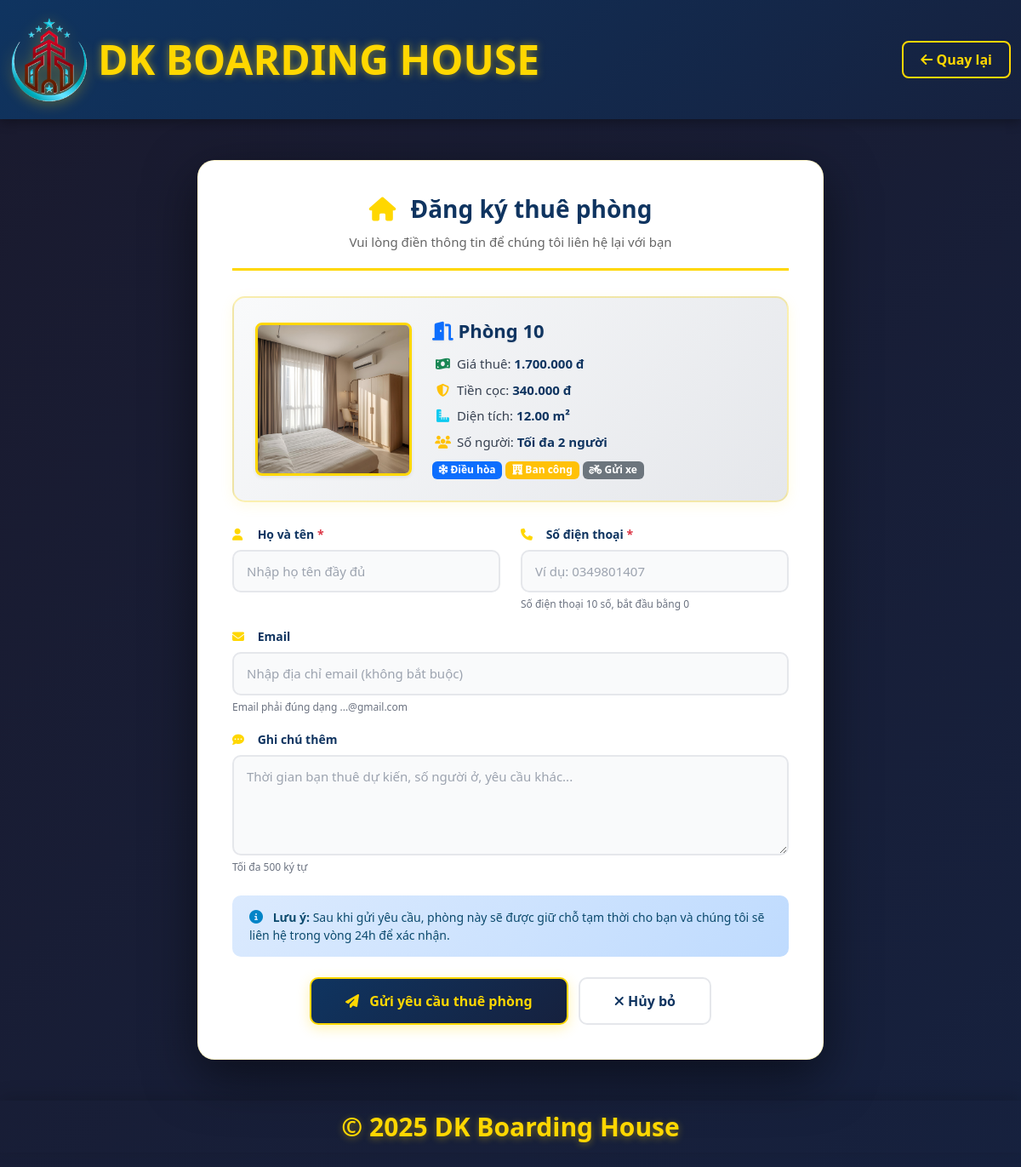
The app's page /contact.php?phong=Phòng+10&id=21 with its own data.
### tables this page shows
CREATE TABLE `phong_tro` (
  `id` int(11) NOT NULL,
  `ten_phong` varchar(50) NOT NULL,
  `gia_thue` decimal(10,2) NOT NULL,
  `tien_coc` decimal(10,2) DEFAULT 0.00,
  `dien_tich` decimal(5,2) DEFAULT NULL,
  `so_nguoi_o_toi_da` tinyint(4) DEFAULT 2,
  `trang_thai` enum('trong','cho_duyet','da_thue','bao_tri') DEFAULT 'trong',
  `id_nguoi_thue` int(11) DEFAULT NULL,
  `ngay_bat_dau` date DEFAULT NULL,
  `ghi_chu` text DEFAULT NULL,
  `anh_phong` varchar(250) DEFAULT NULL,
  `co_dieu_hoa` tinyint(1) DEFAULT 0,
  `co_nong_lanh` tinyint(1) DEFAULT 0,
  `co_tu_lanh` tinyint(1) DEFAULT 0,
  `co_giu_xe` tinyint(1) DEFAULT 0,
  `co_ban_cong` tinyint(1) DEFAULT 0,
  `ngay_tao` timestamp NOT NULL DEFAULT current_timestamp(),
  `ngay_cap_nhat` timestamp NOT NULL DEFAULT current_timestamp() ON UPDATE current_timestamp()
);

### src/functions.php (called while the page is built, shortened)
<?php
    function lam_sach_html($du_lieu) {
        return htmlspecialchars($du_lieu, ENT_QUOTES, 'UTF-8');
    }
    function dinh_dang_tien($so_tien) {
        return number_format($so_tien, 0, ',', '.') . ' đ';
    }
?>

### src/contact.php (the view, shortened to what this page needs)
    <?php
    require 'functions.php';
    $ma_phong = isset($_GET['id']) ? intval($_GET['id']) : 0;
    $cau_sql_kiem_tra = "SELECT id, ten_phong, gia_thue, tien_coc, dien_tich, so_nguoi_o_toi_da,
                                anh_phong, trang_thai,
                                co_dieu_hoa, co_nong_lanh, co_tu_lanh, co_giu_xe, co_ban_cong
                        FROM phong_tro
                        WHERE id = ? AND trang_thai = 'trong'";
    $cau_lenh = mysqli_prepare($ket_noi, $cau_sql_kiem_tra);
    mysqli_stmt_bind_param($cau_lenh, "i", $ma_phong);
    mysqli_stmt_execute($cau_lenh);
    $ket_qua = mysqli_stmt_get_result($cau_lenh);
    $thong_tin_phong = mysqli_fetch_assoc($ket_qua);
    $ten_phong = $thong_tin_phong['ten_phong'];
?>
<!DOCTYPE html>
<html lang="en">
<head>
    <link href="https://cdn.jsdelivr.net/npm/bootstrap@5.3.2/dist/css/bootstrap.min.css" rel="stylesheet">
    <link rel="stylesheet" href="https://cdnjs.cloudflare.com/ajax/libs/font-awesome/6.5.0/css/all.min.css">
    <link rel="stylesheet" href="assets/css/style_contact.css?v=<?php echo time(); ?>">
</head>
<body>
    <nav class="navbar navbar-expand-lg">
        <div class="container-fluid">
            <a href="home.php" class="navbar-brand">
                <img src="assets/image/logo1.png" alt="Logo DK Boarding House">
                <span class="navbar-brand1">DK BOARDING HOUSE</span>
            </a>
            <a href="home.php" class="btn btn-outline-light">
                <i class="fa-solid fa-arrow-left"></i> Quay lại
            </a>
        </div>
    </nav>
    <div class="container mt-5 mb-5">
        <div class="row justify-content-center">
            <div class="col-lg-8">
                <div class="contact-card">
                    <div class="card-header-custom">
                        <h2><i class="fas fa-home"></i> Đăng ký thuê phòng</h2>
                        <p class="mb-0">Vui lòng điền thông tin để chúng tôi liên hệ lại với bạn</p>
                    </div>
                    <div class="room-info-box">
                        <div class="row align-items-center">
                            <div class="col-md-4">
                                <?php
                                $duong_dan_anh = 'assets/image/rooms/';
                                $ten_file_anh = $thong_tin_phong['anh_phong'] ? $thong_tin_phong['anh_phong'] : 'default.jpg';
                                $anh_day_du = $duong_dan_anh . $ten_file_anh;
                                ?>
                                <img src="<?php echo lam_sach_html($anh_day_du); ?>"
                                    alt="Ảnh phòng <?php echo lam_sach_html($ten_phong); ?>"
                                    class="img-fluid rounded shadow-sm"
                                    onerror="this.src='assets/image/rooms/default.jpg'">
                            </div>
                            <div class="col-md-8">
                                <h4 class="room-name">
                                    <i class="fas fa-door-open text-primary"></i>
                                    <?php echo lam_sach_html($ten_phong); ?>
                                </h4>
                                <div class="room-details">
                                    <p>
                                        <i class="fas fa-money-bill-wave text-success"></i> Giá thuê:
                                        <strong><?php echo dinh_dang_tien($thong_tin_phong['gia_thue']); ?></strong>
                                    </p>
                                    <p>
                                        <i class="fas fa-shield-alt text-warning"></i> Tiền cọc:
                                        <strong><?php echo dinh_dang_tien($thong_tin_phong['tien_coc']); ?></strong>
                                    </p>
                                    <p>
                                        <i class="fas fa-ruler-combined text-info"></i> Diện tích:
                                        <strong><?php echo lam_sach_html($thong_tin_phong['dien_tich']); ?> m²</strong>
                                    </p>
                                    <p>
                                        <i class="fas fa-users text-warning"></i> Số người:
                                        <strong>Tối đa <?php echo lam_sach_html($thong_tin_phong['so_nguoi_o_toi_da']); ?> người</strong>
                                    </p>
                                    <div class="mt-2">
                                        <?php
                                        if ($thong_tin_phong['co_dieu_hoa']) {
                                            echo '<span class="badge bg-primary me-1"><i class="fas fa-snowflake"></i> Điều hòa</span>';
                                        }
                                        if ($thong_tin_phong['co_ban_cong']) {
                                            echo '<span class="badge bg-warning me-1"><i class="fas fa-hotel"></i> Ban công</span>';
                                        }
                                        if ($thong_tin_phong['co_giu_xe']) {
                                            echo '<span class="badge bg-secondary me-1"><i class="fas fa-motorcycle"></i> Gửi xe</span>';
                                        }
                                        ?>
                                    </div>
                                </div>
                            </div>
                        </div>
                    </div>
                    <form method="POST" action="send_contact.php" class="contact-form" id="formLienHe">
                        <div class="row">
                            <div class="col-md-6 mb-3">
                                <label class="form-label">
                                    <i class="fas fa-user"></i> Họ và tên <span class="text-danger">*</span>
                                </label>
                                <input type="text"
                                    name="ten"
                                    id="hoTen"
                                    class="form-control"
                                    placeholder="Nhập họ tên đầy đủ"
                                    minlength="2"
                                    maxlength="100"
                                    required>
                            </div>
                            <div class="col-md-6 mb-3">
                                <label class="form-label">
                                    <i class="fas fa-phone"></i> Số điện thoại <span class="text-danger">*</span>
                                </label>
                                <input type="tel"
                                    name="sdt"
                                    id="soDienThoai"
                                    class="form-control"
                                    placeholder="Ví dụ: 0349801407"
                                    pattern="0[0-9]{9}"
                                    title="Số điện thoại phải có 10 số và bắt đầu bằng 0"
                                    minlength="10"
                                    maxlength="10"
                                    required>
                                <small class="text-muted">Số điện thoại 10 số, bắt đầu bằng 0</small>
                            </div>
                        </div>
                        <div class="mb-3">
                            <label class="form-label">
                                <i class="fas fa-envelope"></i> Email
                            </label>
                            <input type="email"
                                name="email"
                                id="email"
                                class="form-control"
                                placeholder="Nhập địa chỉ email (không bắt buộc)"
                                maxlength="100">
                            <small class="text-muted">Email phải đúng dạng ...@gmail.com</small>
                        </div>
                        <div class="mb-4">
                            <label class="form-label">
                                <i class="fas fa-comment-dots"></i> Ghi chú thêm
                            </label>
                            <textarea name="ghi_chu"
                                    id="ghiChu"
                                    class="form-control"
                                    rows="4"
                                    maxlength="500"
                                    placeholder="Thời gian bạn thuê dự kiến, số người ở, yêu cầu khác..."></textarea>
                            <small class="text-muted">Tối đa 500 ký tự</small>
                        </div>
                        <div class="form-note alert alert-info">
                            <i class="fas fa-info-circle"></i>
                            <strong>Lưu ý:</strong> Sau khi gửi yêu cầu, phòng này sẽ được giữ chỗ tạm thời cho bạn và chúng tôi sẽ liên hệ trong vòng 24h để xác nhận.
                        </div>
                        <div class="text-center mt-4">
                            <button type="submit" class="btn btn-submit">
                                <i class="fas fa-paper-plane"></i> Gửi yêu cầu thuê phòng
                            </button>
                            <a href="home.php" class="btn btn-cancel ms-2">
                                <i class="fas fa-times"></i> Hủy bỏ
                            </a>
                        </div>
                    </form>
                </div>
            </div>
        </div>
    </div>
    <div class="footer text-center mt-1 p-2">
        <div>&copy; <?php echo date('Y'); ?> DK Boarding House</div>
    </div>
</body>
</html>

### records on screen
phong_tro: anh_phong (picture), ten_phong "Phòng 10", gia_thue "1.700.000 đ", tien_coc "340.000 đ", dien_tich "12.00", so_nguoi_o_toi_da "2"
